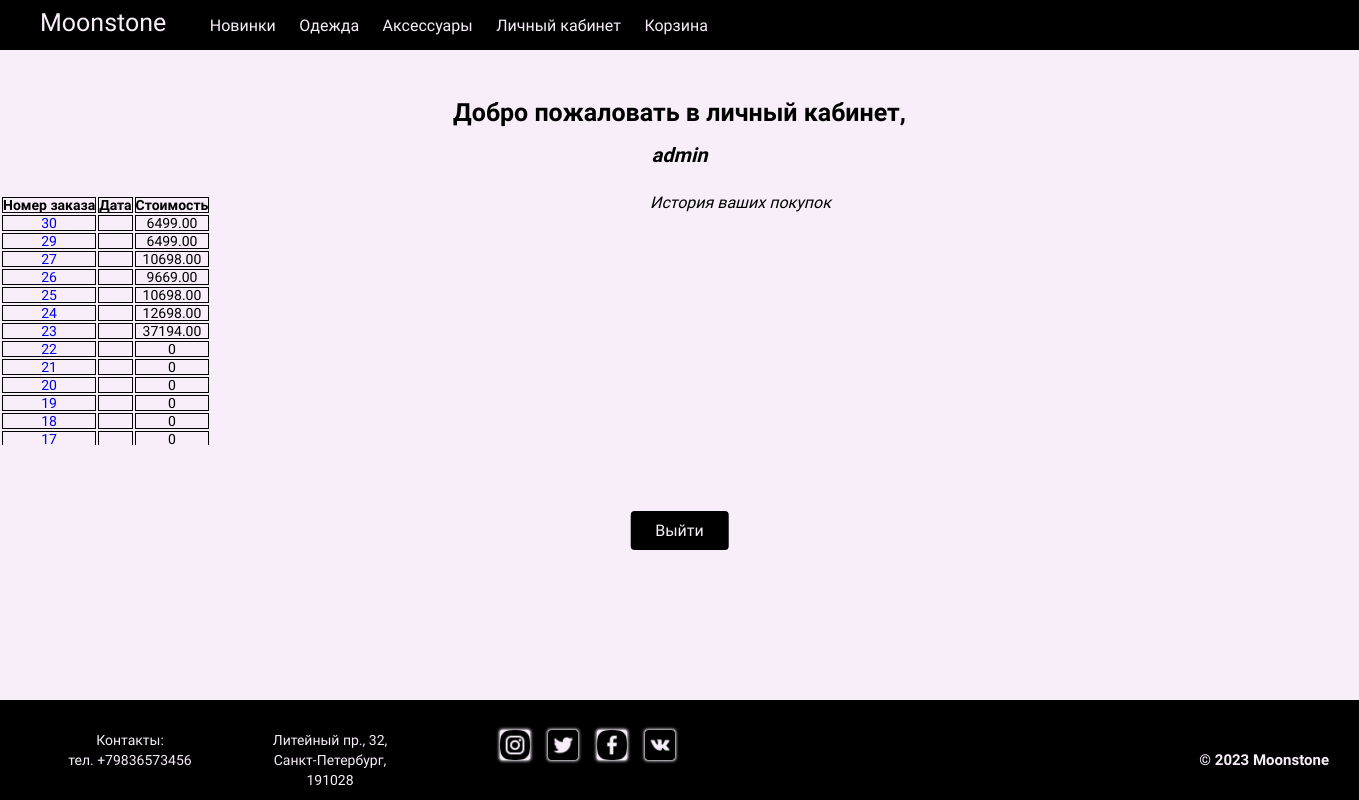
The app's page /account/ (signed in) with its own data.
### shop/models.py (models this page shows, shortened)
class Order(models.Model):
    user = models.ForeignKey(User, on_delete=models.CASCADE)
    first_name = models.CharField(max_length=255)
    last_name = models.CharField(max_length=255)
    email = models.EmailField()
    address = models.CharField(max_length=255)
    postal_code = models.CharField(max_length=20)
    city = models.CharField(max_length=255)
    created = models.DateTimeField(default=timezone.now)
    updated = models.DateTimeField(auto_now=True)
    paid = models.BooleanField(default=False)
    class Meta:
        ordering = ('-created',)
    def get_total_cost(self):
        return sum(item.get_cost() for item in self.items.all())

class OrderItem(models.Model):
    order = models.ForeignKey(Order, on_delete=models.CASCADE, related_name='items')
    product = models.ForeignKey(Product, on_delete=models.CASCADE)
    price = models.DecimalField(max_digits=10, decimal_places=2)
    quantity = models.PositiveIntegerField(default=1)
    def get_cost(self):
        return self.price * self.quantity

### shop/views.py (the view)
# urls.py: path('account/', views.account_detail, name='account_detail'),
@login_required
def account_detail(request):
    orders = Order.objects.filter(user=request.user).order_by('-created')
    return render(request, 'shop/account_detail.html', {'orders': orders})

### templates/shop/account_detail.html (shortened to what this page needs)
{% extends 'shop/base.html' %}
{% load static %}
{% block content %}
  {% if user.is_authenticated %}
    <div class="account__body">
        <div class="account__hello">
            <h1>Добро пожаловать в личный кабинет, </h1> <i>{{ user.first_name }}</i>
        </div>
        <div class="account__top">
          История ваших покупок
        </div>
        <div class="account__orders">
          <table class="table">
            <thead>
              <tr>
                <th>Номер заказа</th>
                <th>Дата</th>
                <th>Стоимость</th>
              </tr>
            </thead>
            <tbody>
              {% for order in orders.all %}
              <tr>
                <td><a href="{% url 'shop:order_history' order.id %}">{{ order.id }}</a></td>
                <td>{{ order.created_at }}</td>
                <td>{{ order.get_total_cost }}</td>
              </tr>
              {% endfor %}
            </tbody>
          </table>
        </div>
        <div class="account__out">
            <form method="post" action="{% url 'shop:logout' %}">
                <button class="account__button" type="submit">Выйти</button>
              </form>
        </div>
    </div>
  {% else %}
    <p>Вы не авторизованы! <a href="{% url 'shop:login' %}">Войдите</a>, чтобы продолжить.</p>
  {% endif %}
{% endblock %}

### static/css/style.css (style rules this page uses)
* { padding: 0; margin: 0; border: 0; }
*,*:before,*:after { -moz-box-sizing: border-box; -webkit-box-sizing: border-box; box-sizing: border-box; }
html,body { height: 100%; width: 100%; font-size: 100%; line-height: 1; font-size: 14px; -ms-text-size-adjust: 100%; -moz-text-size-adjust: 100%; -webkit-text-size-adjust: 100%; }
input,button,textarea { font-family:inherit; }
button { cursor: pointer; }
a, a:visited { text-decoration: none; }
h1,h2,h3,h4,h5,h6 { font-size:inherit;font-weight: 400; }
body { font-family: 'Kosugi Maru', sans-serif; }
.account__body { background-color: #f7eef9; padding-top: 50px; position: relative; height: 800px; padding-bottom: 100px; text-align: center; }
.account__hello { font-size: 20px; font-weight: 700; padding-top: 50px; padding-bottom: 30px; }
.account__hello h1 { padding-bottom: 20px; font-size: 25px; font-weight: 700; }
.account__top { position: absolute; left: 650px; height: 300px; font-size: 16px; font-style: italic; }
.account__orders { max-height: 250px; overflow-y: auto; }
.account__out { position: absolute; bottom: 0; left: 50%; transform: translateX(-50%); }
.account__button { display: block; margin: 250px 700px; text-align: center; padding: 10px 25px; border-radius: 4px; background-color: #000000; color: #f7eef9; font-size: 16px; }
.history__body table, th, td { border: 1px solid black; }

### records on screen
Order: id "30", get_total_cost "6499.00"
Order: id "29", get_total_cost "6499.00"
Order: id "27", get_total_cost "10698.00"
Order: id "26", get_total_cost "9669.00"
Order: id "25", get_total_cost "10698.00"
Order: id "24", get_total_cost "12698.00"
Order: id "23", get_total_cost "37194.00"
Order: id "22", get_total_cost "0"
Order: id "21", get_total_cost "0"
Order: id "20", get_total_cost "0"
Order: id "19", get_total_cost "0"
Order: id "18", get_total_cost "0"
Order: id "17", get_total_cost "0"

### other values on screen
{{ user.first_name }} "admin"
